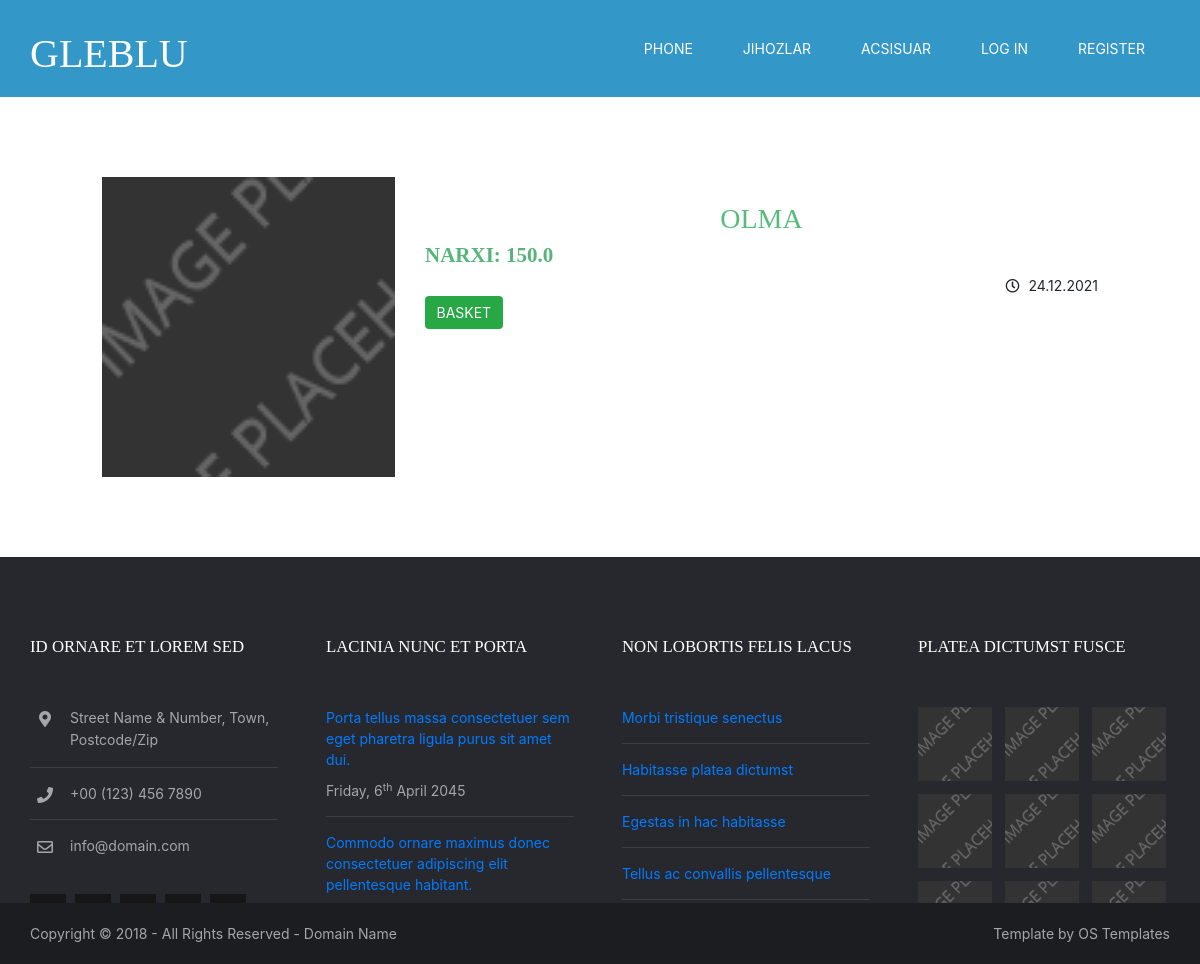
Page /product/1 on the committed database.
### bloc/models.py (models this page shows, shortened)
class Product(models.Model):
    PRODUCT_TYPE = (
        ('furniture', 'FURNITURE'),
        ('phones', 'PHONES'),
        ('accessories', 'ACCESSORIES')
    )
    name = models.CharField(max_length=128)
    description = models.CharField(max_length=1024, blank=True, null=True)
    price = models.FloatField()
    image = models.ImageField(upload_to='product/', blank=True, null=True)
    type = models.CharField(choices=PRODUCT_TYPE, max_length=16)
    created_at = models.DateTimeField(auto_now_add=True)
    updated_at = models.DateTimeField(auto_now=True)

### bloc/views.py (the view)
# urls.py: path('product/<int:id>', views.get_post, name='getpost'),
def get_post(request, id):
    post = Product.objects.get(id=id)
    res = {
        "post": post
    }
    return render(request, 'pages/post.html', res)

### bloc/templates/pages/post.html
{% extends 'base.html' %}
{% load static %}
{% block content %}
<div class="container">
    <div class="row">
        <div class="col-md-4" style="padding-left: 72px;">
            {% if post.image%}
            <img src="{{ post.image.url }}" style="height: 350px;"></a></figure>
            {% else %}
            <img src="{% static 'images/demo/100x100.png' %}" alt="" style="height: 300px;">
            {% endif %}
        </div>
        <div class="col-md-8" style="padding-right: 72px;">
            <h2 style="padding-top: 25px; text-align: center; color:#57bb7b;" >{{post.name}}</h2>
            <h4><strong style="color:#57b57b;">Narxi: {{post.price}}</strong></h4>
            <ul class="nospace meta" style="text-align: right">
                <li><i class="far fa-clock rgtspace-5" style="padding-left: 12px"></i>
                    <time datetime="2045-04-06T08:15+00:00">{{post.created_at|date:"d.m.Y"}}</time>
                </li>
            </ul>
            {% if user.is_authenticated %}
            <a href="{% url 'contact' post.id %}" class="btn btn-success">basket</a>
            {% else %}
            <a href="{% url 'login' %}" class="btn btn-success">basket</a>
            {% endif %}
        </div>
    </div>
</div>
{% endblock %}

### static/layout/styles/layout.css (style rules this page uses)
.container { padding:80px 0; }
*, *::before, *::after { transition:all .3s ease-in-out; }
body { color:#A5A6AA; background-color:#1C1D21; }
a { color:#FF3F4A; }
.btn, .btn.inverse:hover { color:#FFFFFF; background-color:#FF3F4A; border-color:#FF3F4A; }

### static/layout/styles/framework.css (style rules this page uses)
html { overflow-y:scroll; overflow-x:hidden; }
html, body { margin:0; padding:0; font-size:14px; line-height:1.6em; }
*, *::before, *::after { box-sizing:border-box; }
.nospace { margin:0; padding:0; list-style:none; }
.btn { display:inline-block; padding:8px 18px 10px; text-transform:uppercase; border:1px solid; }
a { outline:none; text-decoration:none; }
img { width:auto; max-width:100%; height:auto; margin:0; padding:0; border:none; line-height:normal; vertical-align:middle; }
body, input, textarea, select { font-family:Verdana, Geneva, sans-serif; }
h1, h2, h3, h4, h5, h6, .heading { font-family:Georgia, "Times New Roman", Times, serif; }
::placeholder { opacity:1; }
h1, h2, h3, h4, h5, h6, .heading { margin:0 0 20px 0; font-size:1.4rem; line-height:normal; font-weight:normal; text-transform:uppercase; }
.rgtspace-5 { margin-right:5px; }

### rows in the picture
Product: name "OLMA", price "150.0", created_at "24.12.2021"
